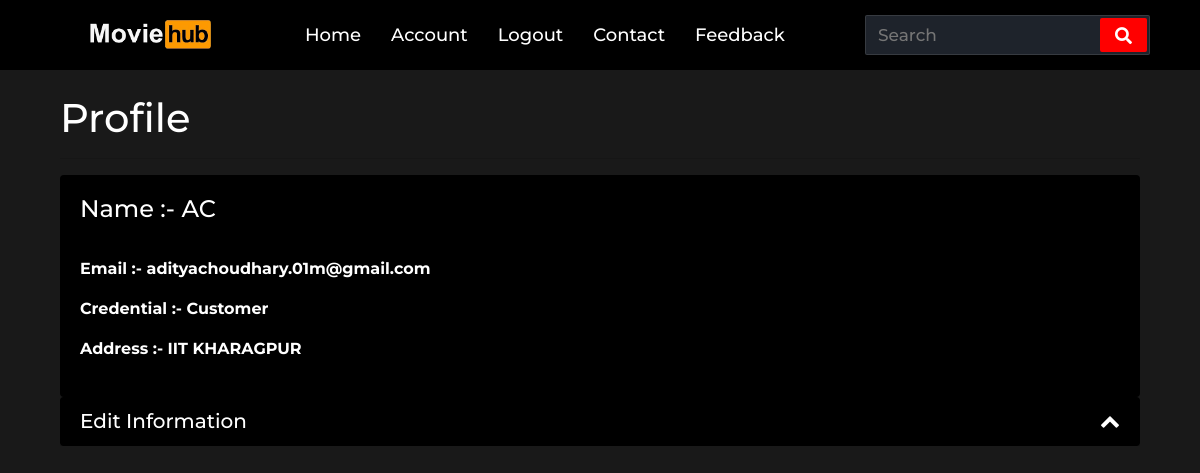
Page /account (signed in) on the committed database.
### website/models.py (models this page shows)
class User(db.Model, UserMixin):
    id = db.Column(db.Integer, primary_key=True)
    email = db.Column(db.String(150), unique=True)
    password = db.Column(db.String(150))
    first_name = db.Column(db.String(150))
    address = db.Column(db.String(150))
    cred = db.Column(db.Integer)

### website/views.py (the view, shortened to what this page needs)
@views.route('/account', methods = ["GET","POST"])
def profile():
    return render_template('profile.html', user=current_user)

### website/__init__.py (called while the page is built)
def create_app():
    app = Flask(__name__)
    app.config['SECRET_KEY'] = 'hjshjhdjah kjshkjdhjs'
    app.config['SQLALCHEMY_DATABASE_URI'] = f'sqlite:///{DB_NAME}'
    db.init_app(app)
    from .views import views
    from .auth import auth
    app.register_blueprint(views, url_prefix='/')
    app.register_blueprint(auth, url_prefix='/')
    from .models import User, Note
    create_database(app)
    login_manager = LoginManager()
    login_manager.login_view = 'auth.login'
    login_manager.init_app(app)
    @login_manager.user_loader
    def load_user(id):
        return User.query.get(int(id))
    return app

### website/templates/profile.html (shortened to what this page needs)
{% extends "base.html" %} {% block title %}Profile{% endblock %}
{% block css %}
<link rel="stylesheet" href="{{ url_for('static', filename='css/accordion.css')}}">
<link rel="stylesheet" href="{{ url_for('static', filename='css/profile.css')}}">
{% endblock %}
{% block content %}
<div class="container">
    <div class="row">
        <div class="col">
            <br>
            <h1>Profile</h1>
            <hr>
            <div class="card">
                <div class="card-body">
                    <h4>Name :- {{ user.first_name }}</h4>
                    <hr>
                    {% if user %}
                    <p><b>Email :- {{user.email}}</b></p>
                        {% if user.cred == 1%}
                        <p><b>Credential :- Customer</b></p>
                        {% elif user.cred == 2%}
                        <p><b>Credential :- Staff</b></p>
                        {% else %}
                        <p><b>Credential :- Manager</b></p>
                        {% endif %}
                    <p><b>Address :- {{user.address}}</b></p>
                    {% else %}
                    <p>User not found</p>
                    {% endif %}
                </div>
            </div>
            <div id="accordion">
              <div class="card">
                <div class="card-header" id="heading-1">
                  <h5 class="mb-0">
                    <a class="collapsed1" role="button" data-toggle="collapse" href="#collapse-1" aria-expanded="true" aria-controls="collapse-1">
                      Edit Information
                    </a>
                  </h5>
                </div>
              </div>
{% endblock %}

### website/templates/base.html (shortened to what this page needs)
<!DOCTYPE html>
<html>
  <head>
    <link
      rel="stylesheet"
      href="https://stackpath.bootstrapcdn.com/bootstrap/4.4.1/css/bootstrap.min.css"
    />
    <link
      rel="stylesheet"
      href="https://stackpath.bootstrapcdn.com/font-awesome/4.7.0/css/font-awesome.min.css"
    />
    <link rel="stylesheet" href="https://cdnjs.cloudflare.com/ajax/libs/font-awesome/5.15.3/css/all.min.css"/>
    <link rel="stylesheet" href="{{ url_for('static', filename='css/nav.css')}}">
    {% block css %}
    {% endblock %}
  </head>
  <body>
    {% block navbar %}
    <nav>
      <div class="logo">
         <img src="/static/images/newlogo.png" class="img-logo">
      </div>
      <div class="nav-items">
         <li><a href="/">Home</a></li>
         <li><a href="/account">Account</a></li>
         <li><a href="/logout">Logout</a></li>
         <li><a href="#">Contact</a></li>
         <li><a href="#">Feedback</a></li>
      </div>
      <form action="#">
         <input type="search" class="search-data" placeholder="Search" required>
         <button type="submit" class="fas fa-search"></button>
      </form>
   </nav>
    {% endblock %}
    <div class="container">{% block content %} {% endblock %}</div>
  </body>
</html>

### website/static/css/nav.css (style rules this page uses)
* { margin: 0; padding: 0; outline: none; box-sizing: border-box; font-family: 'Montserrat', sans-serif; }
body { background: #f2f2f2; }
nav { background: black; display: flex; flex-wrap: wrap; align-items: center; justify-content: space-between; height: 70px; padding: 0 100px; }
nav .logo { color: #fff; font-size: 30px; font-weight: 600; letter-spacing: -1px; }
nav .nav-items { display: flex; flex: 1; padding: 0 0 0 40px; }
nav .nav-items li { list-style: none; padding: 0 15px; }
nav .nav-items li a { color: #fff; font-size: 18px; font-weight: 500; text-decoration: none; }
nav form { display: flex; height: 40px; padding: 2px; background: #1e232b; min-width: 18%!important; border-radius: 2px; border: 1px solid rgba(155,155,155,0.2); }
nav form .search-data { width: 100%; height: 100%; padding: 0 10px; color: #fff; font-size: 17px; border: none; font-weight: 500; background: none; }
nav form button { padding: 0 15px; color: #fff; font-size: 17px; background: red; border: none; border-radius: 2px; cursor: pointer; }
.img-logo { margin-left: 0; width: 200px; }
@media (max-width: 1245px) { nav { padding: 0 50px; } }

### website/static/css/accordion.css (style rules this page uses)
.mb-0 > a { display: block; position: relative; }
.mb-0 > a:after { content: "\f078"; font-family: 'FontAwesome'; position: absolute; right: 0; }
.mb-0 > a[aria-expanded="true"]:after { content: "\f077"; }

### website/static/css/profile.css (style rules this page uses)
body { background-color: rgba(0,0,0,0.9); color: white; }
.card { background-color: rgba(0,0,0); color : white; border: none; }
.collapsed1 { color:white; }

### rows in the picture
User: first_name "AC", email "adityachoudhary.01m@gmail.com", address "IIT KHARAGPUR"
